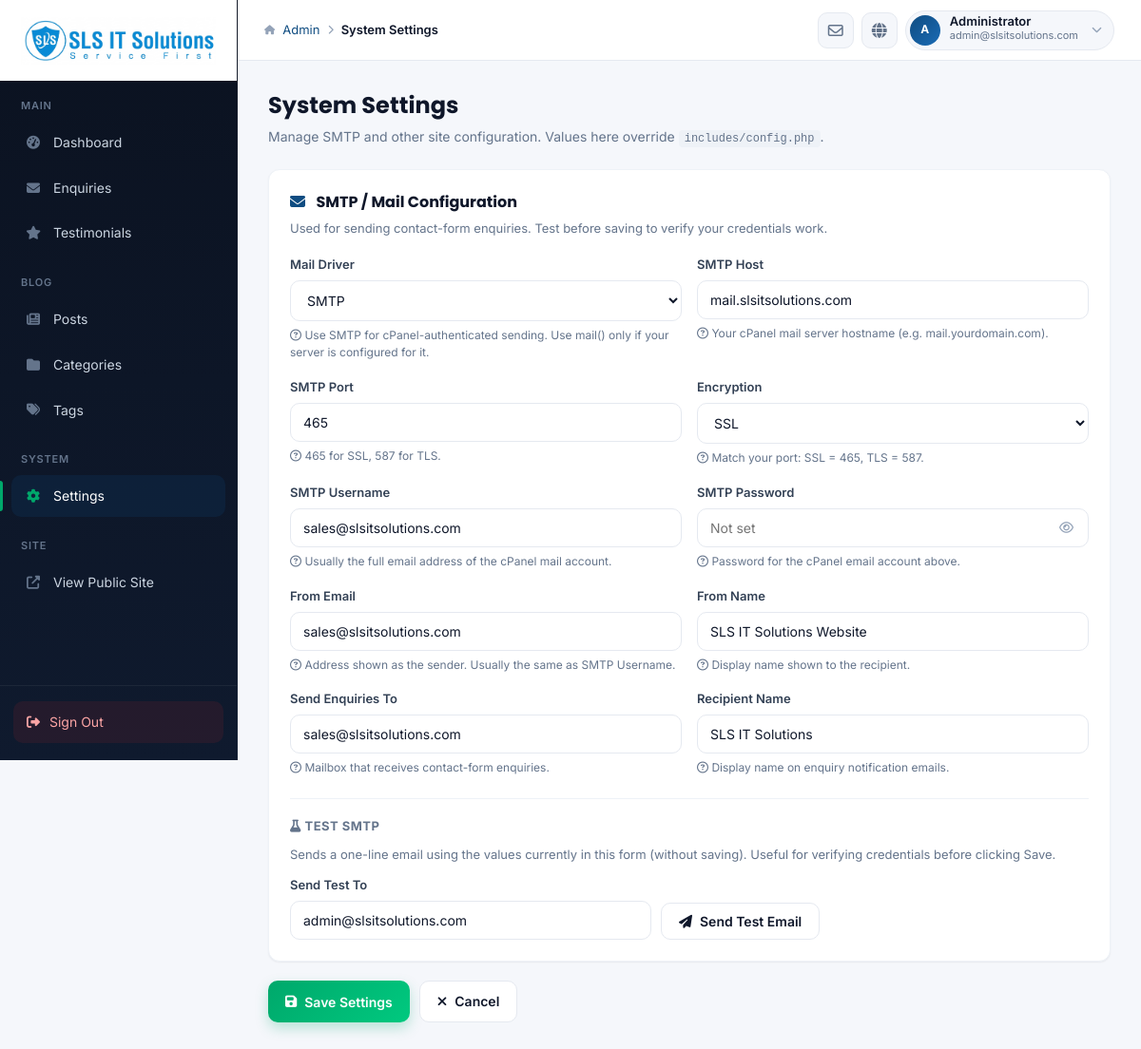
Page /admin/settings.php (signed in) on the committed database.
### tables this page shows
CREATE TABLE IF NOT EXISTS `settings` (
  `id` INT UNSIGNED NOT NULL AUTO_INCREMENT,
  `s_key` VARCHAR(100) NOT NULL,
  `s_value` TEXT,
  `category` VARCHAR(50) NOT NULL DEFAULT 'general',
  `type` VARCHAR(20) NOT NULL DEFAULT 'text',
  `label` VARCHAR(150) DEFAULT NULL,
  `description` VARCHAR(255) DEFAULT NULL,
  `options` VARCHAR(500) DEFAULT NULL,
  `sort_order` INT NOT NULL DEFAULT 0,
  `created_at` DATETIME NOT NULL DEFAULT CURRENT_TIMESTAMP,
  `updated_at` DATETIME NOT NULL DEFAULT CURRENT_TIMESTAMP ON UPDATE CURRENT_TIMESTAMP,
  PRIMARY KEY (`id`),
  UNIQUE KEY `uniq_settings_key` (`s_key`),
  KEY `idx_settings_cat` (`category`)
);

### includes/db.php (called while the page is built, shortened)
<?php
function db(): PDO {
    static $pdo = null;
    if ($pdo instanceof PDO) return $pdo;
    $cfg = require __DIR__ . '/config.php';
    $d = $cfg['db'];
    $dsn = "mysql:host={$d['host']};port={$d['port']};dbname={$d['database']};charset={$d['charset']}";
    $pdo = new PDO($dsn, $d['username'], $d['password'], [
        PDO::ATTR_ERRMODE            => PDO::ERRMODE_EXCEPTION,
        PDO::ATTR_DEFAULT_FETCH_MODE => PDO::FETCH_ASSOC,
        PDO::ATTR_EMULATE_PREPARES   => false,
    ]);
    return $pdo;
}

### includes/settings.php (called while the page is built, shortened)
<?php
require_once __DIR__ . '/db.php';
function get_settings_by_category(string $category): array {
    try {
        $stmt = db()->prepare(
            'SELECT s_key, s_value, type, label, description, options, sort_order
             FROM settings WHERE category = ? ORDER BY sort_order ASC, id ASC'
        );
        $stmt->execute([$category]);
        return $stmt->fetchAll();
    } catch (\Throwable $e) {
        return [];
    }
}
function get_setting_categories(): array {
    try {
        return db()->query('SELECT DISTINCT category FROM settings ORDER BY category')
                   ->fetchAll(PDO::FETCH_COLUMN);
    } catch (\Throwable $e) {
        return [];
    }
}

### includes/auth.php (called while the page is built, shortened)
<?php
require_once __DIR__ . '/db.php';
function admin_user(): ?array {
    return [
        'id'    => $_SESSION['admin_id'],
        'name'  => $_SESSION['admin_name']  ?? 'Admin',
        'email' => $_SESSION['admin_email'] ?? '',
    ];
}

### admin/settings.php (the view, shortened to what this page needs)
<?php
require_once __DIR__ . '/../includes/auth.php';
require_once __DIR__ . '/../includes/settings.php';
$categories = get_setting_categories();
require __DIR__ . '/_layout_top.php';
?>
<div class="page-head">
  <div>
    <h1>System Settings</h1>
    <p>Manage SMTP and other site configuration. Values here override <code style="font-size:12px;background:#eef2f7;padding:2px 6px;border-radius:4px;">includes/config.php</code>.</p>
  </div>
</div>
<form method="post" id="settingsForm">
  <?php foreach ($categories as $cat):
    $rows = get_settings_by_category($cat);
    $title = ['smtp' => 'SMTP / Mail Configuration', 'general' => 'General'][$cat] ?? ucfirst($cat);
    $icon  = ['smtp' => 'fa-envelope', 'general' => 'fa-sliders'][$cat]    ?? 'fa-gear';
  ?>
    <div class="card" style="margin-bottom:20px;">
      <div class="toolbar" style="margin:0 0 18px;">
        <div>
          <h2 style="margin:0;font-size:16px;font-weight:700;font-family:'Poppins',sans-serif;">
            <i class="fa-solid <?= htmlspecialchars($icon) ?>" style="color:var(--primary);margin-right:8px;"></i>
            <?= htmlspecialchars($title) ?>
          </h2>
          <?php if ($cat === 'smtp'): ?>
            <p style="margin:4px 0 0;color:var(--text-mute);font-size:13px;">Used for sending contact-form enquiries. Test before saving to verify your credentials work.</p>
          <?php endif; ?>
        </div>
      </div>
      <div class="row" style="grid-template-columns: repeat(auto-fit, minmax(280px, 1fr)); gap: 16px;">
        <?php foreach ($rows as $r):
          $opts = $r['options'] ? array_map('trim', explode(',', $r['options'])) : [];
          $val  = $r['s_value'];
        ?>
          <div class="field" style="margin:0;">
            <label for="s_<?= htmlspecialchars($r['s_key']) ?>"><?= htmlspecialchars($r['label'] ?: $r['s_key']) ?></label>
            <?php if ($r['type'] === 'select' && $opts): ?>
              <select class="select" id="s_<?= htmlspecialchars($r['s_key']) ?>" name="settings[<?= htmlspecialchars($r['s_key']) ?>]">
                <?php foreach ($opts as $o): ?>
                  <option value="<?= htmlspecialchars($o) ?>" <?= $o === $val ? 'selected' : '' ?>><?= htmlspecialchars(strtoupper($o)) ?></option>
                <?php endforeach; ?>
              </select>
            <?php elseif ($r['type'] === 'password'): ?>
              <div style="position:relative;">
                <input class="input"
                       id="s_<?= htmlspecialchars($r['s_key']) ?>"
                       name="settings[<?= htmlspecialchars($r['s_key']) ?>]"
                       type="password"
                       autocomplete="new-password"
                       value=""
                       placeholder="<?= $val !== '' ? '••••••••  (leave blank to keep current)' : 'Not set' ?>">
                <button type="button" tabindex="-1"
                        onclick="var i=this.previousElementSibling; i.type=i.type==='password'?'text':'password'; this.querySelector('i').classList.toggle('fa-eye'); this.querySelector('i').classList.toggle('fa-eye-slash');"
                        style="position:absolute;right:8px;top:50%;transform:translateY(-50%);background:transparent;border:0;color:var(--text-dim);cursor:pointer;padding:6px 8px;">
                  <i class="fa-regular fa-eye"></i>
                </button>
              </div>
            <?php elseif ($r['type'] === 'number'): ?>
              <input class="input" id="s_<?= htmlspecialchars($r['s_key']) ?>" name="settings[<?= htmlspecialchars($r['s_key']) ?>]" type="number" value="<?= htmlspecialchars($val) ?>">
            <?php elseif ($r['type'] === 'textarea'): ?>
              <textarea class="textarea" id="s_<?= htmlspecialchars($r['s_key']) ?>" name="settings[<?= htmlspecialchars($r['s_key']) ?>]" rows="3"><?= htmlspecialchars($val) ?></textarea>
            <?php else: ?>
              <input class="input" id="s_<?= htmlspecialchars($r['s_key']) ?>" name="settings[<?= htmlspecialchars($r['s_key']) ?>]" type="text" value="<?= htmlspecialchars($val) ?>">
            <?php endif; ?>
            <?php if ($r['description']): ?>
              <div style="font-size:12px;color:var(--text-mute);margin-top:6px;">
                <i class="fa-regular fa-circle-question"></i> <?= htmlspecialchars($r['description']) ?>
              </div>
            <?php endif; ?>
          </div>
        <?php endforeach; ?>
      </div>
      <?php if ($cat === 'smtp'): ?>
        <div style="margin-top:22px;padding-top:18px;border-top:1px solid var(--border-2);">
          <h3 style="margin:0 0 10px;font-size:13px;color:var(--text-mute);text-transform:uppercase;letter-spacing:0.5px;">
            <i class="fa-solid fa-flask"></i> Test SMTP
          </h3>
          <p style="color:var(--text-mute);font-size:13px;margin:0 0 12px;">
            Sends a one-line email using the values currently in this form (without saving). Useful for verifying credentials before clicking Save.
          </p>
          <div style="display:flex;gap:10px;align-items:flex-end;flex-wrap:wrap;">
            <div class="field" style="margin:0;flex:1;min-width:240px;max-width:380px;">
              <label for="testEmailTo">Send Test To</label>
              <input class="input" type="email" id="testEmailTo" placeholder="you@example.com" value="<?= htmlspecialchars($user['email']) ?>">
            </div>
            <button type="button" class="btn btn-ghost" id="testMailBtn">
              <i class="fa-solid fa-paper-plane"></i> Send Test Email
            </button>
          </div>
        </div>
      <?php endif; ?>
    </div>
  <?php endforeach; ?>
  <div style="display:flex;gap:10px;margin-top:18px;">
    <button class="btn btn-success" type="submit">
      <i class="fa-solid fa-floppy-disk"></i> Save Settings
    </button>
    <a class="btn btn-ghost" href="dashboard.php">
      <i class="fa-solid fa-xmark"></i> Cancel
    </a>
  </div>
</form>
<?php require __DIR__ . '/_layout_bottom.php'; ?>

### admin/assets/admin.css (style rules this page uses)
:root { --bg: #f5f7fb; --surface: #ffffff; --border: #e5e9f0; --border-2: #eef2f7; --text: #0f172a; --text-mute: #64748b; --text-dim: #94a3b8; --primary: #0f4c81; --primary-2: #1a6bb5; --accent: #00a86b; --accent-2: #00c97f; --danger: #dc2626; --warn: #f59e0b; --info: #0ea5e9; --sidebar-bg: #0b1220; --sidebar-bg2: #0f1a2e; --sidebar-fg: #cbd5e1; --sidebar-fg-mute: #64748b; --sidebar-active-bg: rgba(15, 76, 129, 0.18); --sidebar-active-bar: #00a86b; --shadow-sm: 0 1px 2px rgba(15, 23, 42, 0.06); --shadow: 0 4px 14px rgba(15, 23, 42, 0.08); --shadow-lg: 0 20px 50px rgba(15, 23, 42, 0.18); --radius: 12px; --radius-lg: 16px; }
* { box-sizing: border-box; }
html, body { height: 100%; }
body { margin: 0; font-family: 'Inter', -apple-system, BlinkMacSystemFont, "Segoe UI", Roboto, "Helvetica Neue", Arial, sans-serif; background: var(--bg); color: var(--text); line-height: 1.55; -webkit-font-smoothing: antialiased; -moz-osx-font-smoothing: grayscale; }
a { color: var(--primary); text-decoration: none; }
.page-head { display:flex; align-items:flex-end; gap: 16px; margin-bottom: 22px; }
.page-head h1 { margin:0; font-size:24px; font-weight:700; font-family:'Poppins',sans-serif; }
.page-head p { margin:4px 0 0; color: var(--text-mute); font-size:14px; }
.field { margin-bottom: 16px; }
.field label { display:block; font-size: 13px; font-weight: 600; color: #334155; margin-bottom: 7px; }
.input, .select, .textarea { width:100%; padding: 11px 13px; border: 1px solid var(--border); border-radius: 10px; font-size: 14px; background: #fff; color: var(--text); transition: border-color .15s, box-shadow .15s; font-family: inherit; }
.btn { display:inline-flex; align-items:center; gap:8px; padding: 10px 18px; border-radius: 10px; font-size: 14px; font-weight: 600; border: 0; cursor: pointer; text-decoration: none; font-family: inherit; transition: transform .05s, box-shadow .15s, background .15s; white-space: nowrap; }
.btn-success { background: linear-gradient(135deg, var(--accent), var(--accent-2)); color:#fff; box-shadow: 0 6px 14px rgba(0,168,107,0.25); }
.btn-ghost { background: #fff; color: var(--text); border: 1px solid var(--border); }
.card { background: var(--surface); border-radius: var(--radius); padding: 22px; box-shadow: var(--shadow-sm); border: 1px solid var(--border-2); }
.toolbar { display:flex; gap:12px; align-items:center; margin-bottom: 16px; flex-wrap:wrap; }
.row { display:grid; grid-template-columns: repeat(auto-fit, minmax(200px,1fr)); gap:16px; }

### rows in the picture
settings: label "Mail Driver", options+s_value+s_key "SMTP", description "Use SMTP for cPanel-authenticated sending. Use mail() only if your server is configured for it."
settings: label "SMTP Host", s_value "mail.slsitsolutions.com", description "Your cPanel mail server hostname (e.g. mail.yourdomain.com)."
settings: label "SMTP Port", s_value "465", description "465 for SSL, 587 for TLS."
settings: label "Encryption", options+s_value+s_key "SSL", description "Match your port: SSL = 465, TLS = 587."
settings: label "SMTP Username", s_value "sales@slsitsolutions.com", description "Usually the full email address of the cPanel mail account."
settings: label "SMTP Password", description "Password for the cPanel email account above."
settings: label "From Email", s_value "sales@slsitsolutions.com", description "Address shown as the sender. Usually the same as SMTP Username."
settings: label "From Name", s_value "SLS IT Solutions Website", description "Display name shown to the recipient."
settings: label "Send Enquiries To", s_value "sales@slsitsolutions.com", description "Mailbox that receives contact-form enquiries."
settings: label "Recipient Name", s_value "SLS IT Solutions", description "Display name on enquiry notification emails."

### other values in the picture
$breadHere "System Settings"
mb_substr($user['name'],0,1) "A"
$user['name'] "Administrator"
$user['email'] "admin@slsitsolutions.com"
$title "SMTP / Mail Configuration"
